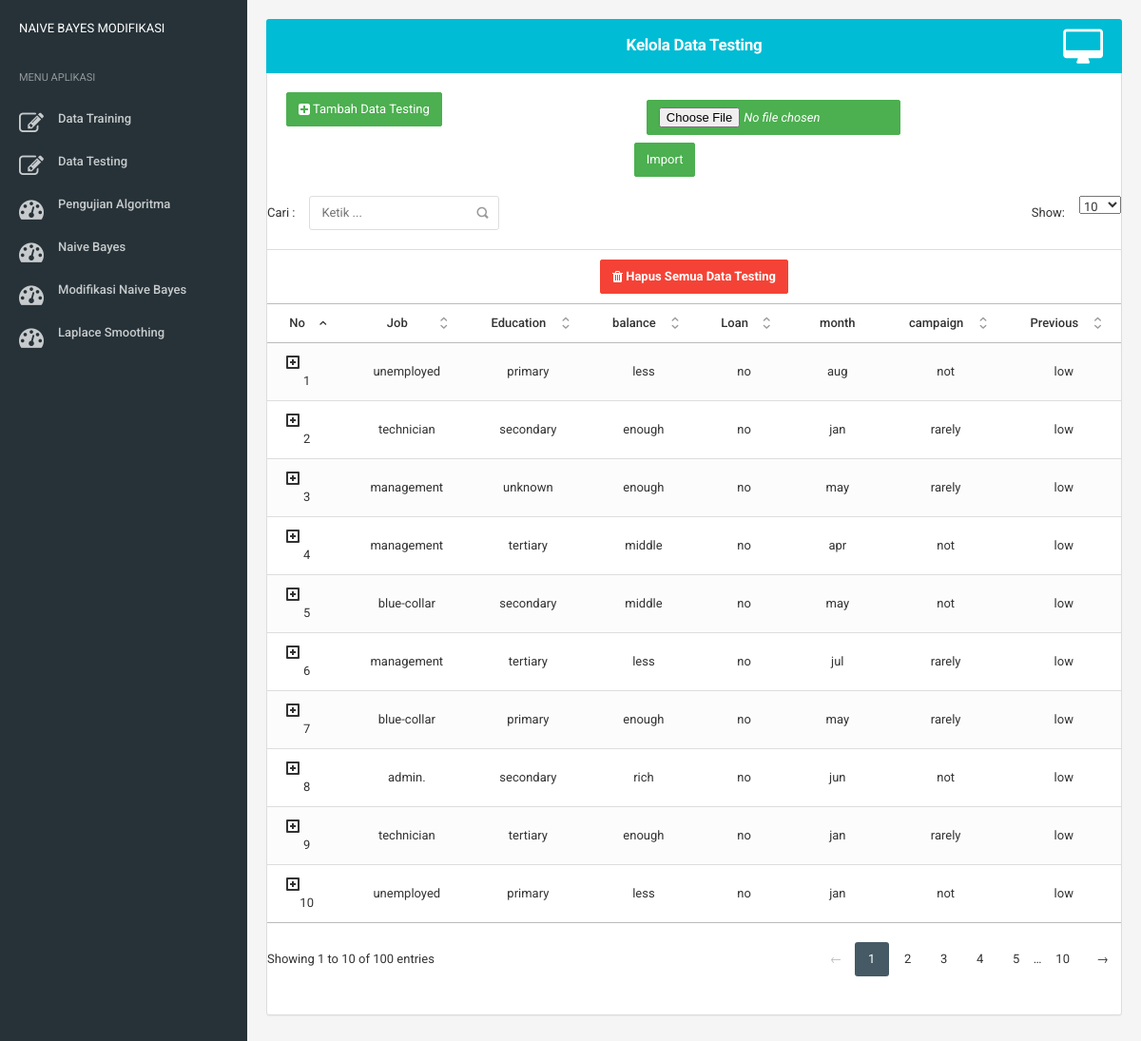
Screenshot of /index.php/data_tes with the database file from the repository.
### tables this page shows
CREATE TABLE `data_testing` (
  `id` int(5) NOT NULL,
  `job` varchar(255) NOT NULL,
  `education` varchar(255) NOT NULL,
  `balance` varchar(255) NOT NULL,
  `loan` varchar(4) NOT NULL,
  `month` varchar(4) NOT NULL,
  `campaign` varchar(100) NOT NULL,
  `previous` varchar(100) NOT NULL,
  `y` varchar(4) NOT NULL,
  `prediksi` varchar(4) NOT NULL
);

### application/controllers/Data_tes.php (called while the page is built, shortened)
<?php
class Data_tes extends CI_Controller
{
    function __construct()
    {
        $this->load->model('Data_tes_model');
    }
    public function index()
    {
        $data_tes = $this->Data_tes_model->get_all();
        $this->breadcrumbs->push('Data Tes', '/data_tes');
        $data = array(
            'content'     => 'data_tes/data_tes_list',
            'breadcrumbs' => $this->breadcrumbs->show(),
            'data_tes_data' => $data_tes
        );
        $this->load->view('layout/layout', $data);
    }
}

### index.php (called while the page is built, shortened)
<?php
require_once BASEPATH.'core/CodeIgniter.php';

### application/models/Data_tes_model.php (called while the page is built, shortened)
<?php
class Data_tes_model extends CI_Model
{
    public $table = 'data_testing';
    public $id = 'id';
    public $order = 'DESC';
    function get_all()
    {
        $this->db->order_by($this->id, $this->order);
        return $this->db->get($this->table)->result();
    }
}

### application/views/data_tes/data_tes_list.php (the view, shortened to what this page needs)
<div class="content">
    <div class="panel panel-info">
        <div class="panel-heading">
            <h5 class="panel-title"><center><b>Kelola Data Testing</b></center></h5>
            <div class="heading-elements">
                 <ul class="fa fa-desktop fa-3x">
                    <li><a data-action="collapse"></a></li>
                </ul>
            </div>
        </div>
       <div class="panel-body">
            <div class="row">
                <div class="col-md-5 text-left">
                    <?php echo anchor(site_url('data_tes/create'), '<i class="fa fa-plus-square"></i> Tambah Data Testing', 'class="btn btn-success" data-popup="tooltip-custom" title="tambah data"'); ?>
                </div>
                  <div class="row">
                <div class="col-md-5 text-left">
                <form method="post" action="<?php echo base_url("Upload_Csv/import"); ?>" enctype="multipart/form-data">
		<i class="btn badge-left"><input type="file" class="btn btn-success" name="csv_file" /></i>
                <input type="submit" name="csv_file" id="csv_file" required accept=".csv" value="Import" class="btn btn-success">
            </form>
               </div>
            <br>
            <table class="table datatable-responsive table-sm table-striped" id="mytable">
                <thead>
<tr>
<th colspan='15'><div class="row">
<div class="col-md-15 text-center">
<?php echo anchor(site_url('data_tes/delete_all'), '<i class="fa fa-trash"></i><b> Hapus Semua Data Testing</b>', 'class="btn btn-danger" data-popup="tooltip-custom" title="hapus semua data"'); ?>
</div>
</th>
</tr>
                    <tr>
                        <th><center>No</center></th>
						<th><center>Job</center></th>
						<th><center>Education</center></th>
						<th><center>balance</center></th>
						<th><center>Loan</center></th>
						<th><center>month</center></th>
						<th><center>campaign</center></th>
						<th><center>Previous</center></th>
                    </tr>
                </thead>
				<tbody>
            <?php
                foreach ($data_tes_data as $data_tes)
                {
            ?>
                    <tr>
                        <td><center><?php echo $data_tes->id ?></center></td>
						<td><center><?php echo $data_tes->job ?></center></td>
						<td><center><?php echo $data_tes->education ?></center></td>
						<td><center><?php echo $data_tes->balance ?></center></td>
						<td><center><?php echo $data_tes->loan ?></center></td>
						<td><center><?php echo $data_tes->month ?></center></td>
						<td><center><?php echo $data_tes->campaign ?></center></td>
						<td><center><?php echo $data_tes->previous ?></center></td>
					</tr>
            <?php
                }
            ?>
                </tbody>
            </table>
        </div>
    </div>
</div>

### rows the page displays
data_testing: id "10", job "unemployed", education "primary", balance "less", loan "no", month "jan", campaign "not", previous "low"
data_testing: id "9", job "technician", education "tertiary", balance "enough", loan "no", month "jan", campaign "rarely", previous "low"
data_testing: id "8", job "admin.", education "secondary", balance "rich", loan "no", month "jun", campaign "not", previous "low"
data_testing: id "7", job "blue-collar", education "primary", balance "enough", loan "no", month "may", campaign "rarely", previous "low"
data_testing: id "6", job "management", education "tertiary", balance "less", loan "no", month "jul", campaign "rarely", previous "low"
data_testing: id "5", job "blue-collar", education "secondary", balance "middle", loan "no", month "may", campaign "not", previous "low"
data_testing: id "4", job "management", education "tertiary", balance "middle", loan "no", month "apr", campaign "not", previous "low"
data_testing: id "3", job "management", education "unknown", balance "enough", loan "no", month "may", campaign "rarely", previous "low"
data_testing: id "2", job "technician", education "secondary", balance "enough", loan "no", month "jan", campaign "rarely", previous "low"
data_testing: id "1", job "unemployed", education "primary", balance "less", loan "no", month "aug", campaign "not", previous "low"
